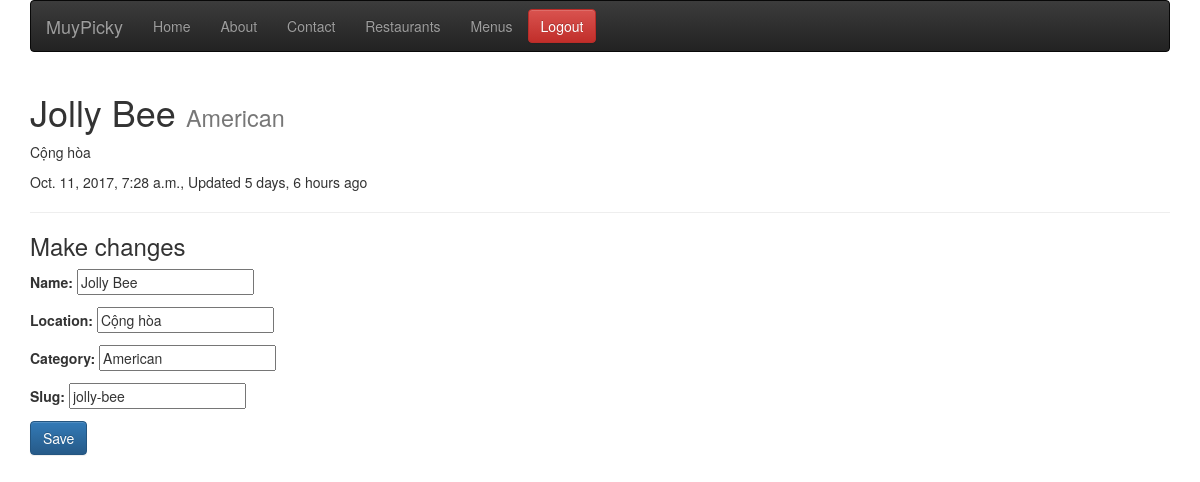
Page /restaurants/jolly-bee/ (signed in) on the earlier database version.
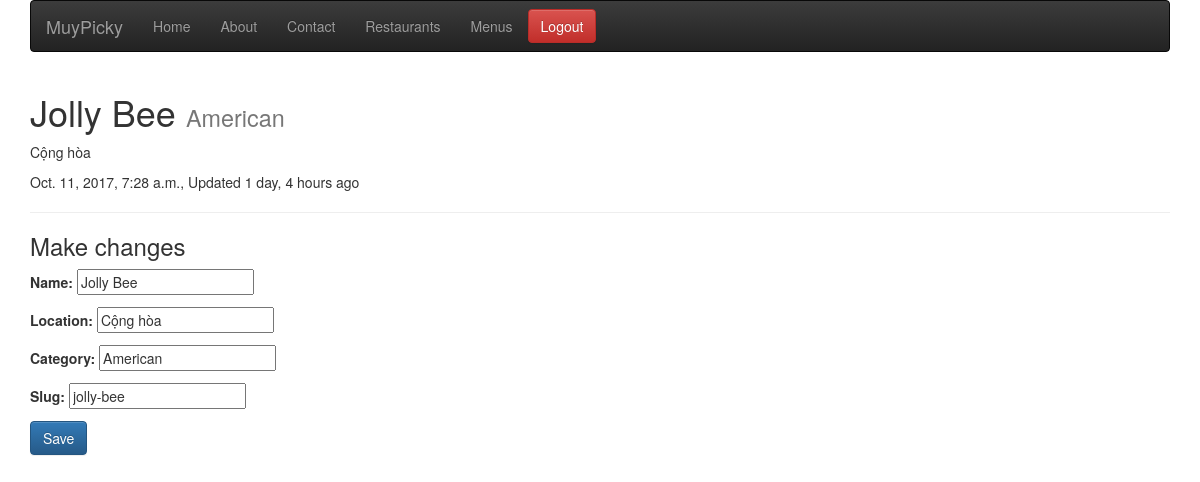
Same page on the later database version.
### restaurants/models.py (models this page shows, shortened)
class RestaurantLocation(models.Model):
    owner       = models.ForeignKey(User)
    name        = models.CharField(max_length=120)
    location    = models.CharField(max_length=120, null=True, blank=True)
    category    = models.CharField(max_length=120, null=True, blank=True, validators = [validate_category])
    timestamp   = models.DateTimeField(auto_now_add=True)
    updated     = models.DateTimeField(auto_now=True)
    slug        = models.SlugField(null=True, blank=True)
    objects = RestaurantLocationManager()
    @property
    def title(self):
        return self.name

### restaurants/views.py (the view)
# urls.py: url(r'^(?P<slug>[\w-]+)/$', RestaurantUpdateView.as_view(), name='detail'),
class RestaurantUpdateView(LoginRequiredMixin, UpdateView):
    form_class = RestaurantLocationCreateForm
    template_name = 'restaurants/detail-update.html'
    login_url = "/login/"
    def get_context_data(self, *args, **kwargs):
        context = super(RestaurantUpdateView, self).get_context_data(**kwargs)
        name = self.get_object().name
        context['title'] = f'Update Restaurant : {name}'
        return context
    def get_queryset(self):
        return RestaurantLocation.objects.filter(owner=self.request.user)

### restaurants/forms.py (shortened to what this page needs)
class RestaurantLocationCreateForm(forms.ModelForm):
    class Meta:
        model = RestaurantLocation
        fields = [
            "name",
            "location",
            "category",
            "slug",
        ]

### restaurants/models.py (called while the page is built)
    def get_queryset(self):
        return RestaurantLocationQuerySet(self.model, using=self._db)

### restaurants/templates/restaurants/detail-update.html (shortened to what this page needs)
{% extends "base.html" %}
{% block content %}
<h1>{{form.instance.title}} <small>{{form.instance.category}}</small></h1>
    <p>{{form.instance.location}}</p>
    <p>{{form.instance.timestamp}}, Updated {{form.instance.updated|timesince}} ago</p>
    <hr/>
    <h3>Make changes</h3>
    {% include 'snippets/form-snippet.html' with form=form %}
{% endblock content %}

### templates/snippets/form-snippet.html
<form method="POST">{% csrf_token %}
    {{form.as_p}}
    <button type="submit" class="btn btn-primary" >Save</button>
</form>

Differences in the rows shown:
changed RestaurantLocation "Jolly Bee": instance.updated "5 days, 6 hours" → "1 day, 4 hours"
